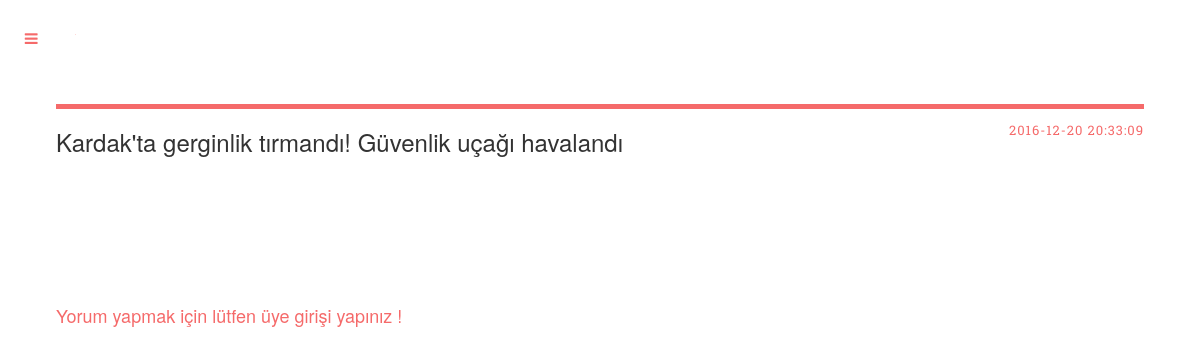
The app's page /home/icerikdetaysondakika/4 with its own data.
### tables this page shows
CREATE TABLE `sondakika` (
  `Id` int(11) NOT NULL AUTO_INCREMENT,
  `baslik` varchar(255) DEFAULT NULL,
  `keywords` varchar(255) DEFAULT NULL,
  `text` longtext,
  `img` varchar(255) DEFAULT '',
  `aciklama` longtext,
  `tarih` timestamp NULL DEFAULT CURRENT_TIMESTAMP,
  PRIMARY KEY (`Id`)
);

### application/controllers/Home.php (called while the page is built, shortened)
<?php
class Home extends CI_Controller {
        public function __construct()
        {
				$this->load->database();
				$this->load->helper(array('form','url'));
				$this->load->library("session");
				$this->load->model('main_Model');
				$this->load->model('Employee_m');
        }
		public function icerikdetaysondakika($Id)
		{
			$query = $this->db->get_where("sondakika",array("id"=>$Id));
	        $data['veri'] = $query->result();
	        $query = $this->db->get_where("sondakikayorumlar",array("haberId"=>$Id));
	        $data['sondakikayorum'] = $query->result();
			$this->load->view('icerik_detaysondakika',$data);
		}
}
?>

### index.php (called while the page is built, shortened)
<?php
require_once BASEPATH.'core/CodeIgniter.php';

### application/views/icerik_detaysondakika.php (the view, shortened to what this page needs)
<!DOCTYPE HTML>
<html>
	<head>
		<link rel="stylesheet" href="<?=base_url()?>assets/haberdetay/css/main.css" />
		  <link rel="stylesheet" href="https://maxcdn.bootstrapcdn.com/bootstrap/3.3.7/css/bootstrap.min.css">
	</head>
	<body>
			<div id="wrapper">
					<div id="main">
						<div class="inner">
								<header id="header">
								<ul class="icons">
									</ul>
								</header>
									<header class="main"><br>
										<h2><?=$veri[0]->baslik?><font size="2" color="#F56A6A"><div style="float: right;"><p><?=$veri[0]->tarih?></p></div></font></h2>
									</header>
									<section>
								</section>
									<?php
										if($this->session->userdata('logged_in'))
										{
									?>
										<h2>Yorum yaz</h2>
											<div id="respond">
											<form onsubmit="return validateForm()" id="myForm" action="<?=base_url()?>home/sondakikayorumkaydet/<?=$veri[0]->Id?>" method="POST" >
													<p>
													<textarea name="yorum" id="comment" cols="100%" rows="10"></textarea>
													<label for="comment" style="display:none;"><small>Comment (required)</small></label>
													</p>
													<p>
													<input name="submit" type="submit" id="submit" value="Yorum Yap" />
													&nbsp;
													</p>
											</form>
											</div>
									<?php
										} else {
									?>
										<font size="4" color="#F56A6A">Yorum yapmak için lütfen üye girişi yapınız !</font>
									<?php } ?>
						</div>
					</div>
			</div>
	</body>
</html>

### assets/haberdetay/css/main.css (style rules this page uses)
html, body, div, span, applet, object, iframe, h1, h2, h3, h4, h5, h6, p, blockquote, pre, a, abbr, acronym, address, big, cite, code, del, dfn, em, img, ins, kbd, q, s, samp, small, strike, strong, sub, sup, tt, var, b, u, i, center, dl, dt, dd, ol, ul, li, fieldset, form, label, legend, table, caption, tbody, tfoot, thead, tr, th, td, article, aside, canvas, details, embed, figure, figcaption, footer, header, hgroup, menu, nav, output, ruby, section, summary, time, mark, audio, video { margin: 0; padding: 0; border: 0; font-size: 100%; font: inherit; vertical-align: baseline; }
article, aside, details, figcaption, figure, footer, header, hgroup, menu, nav, section { display: block; }
body { line-height: 1; }
ol, ul { list-style: none; }
body { -webkit-text-size-adjust: none; }
*, *:before, *:after { -moz-box-sizing: border-box; -webkit-box-sizing: border-box; box-sizing: border-box; }
body { -ms-overflow-style: scrollbar; }
body { background: #ffffff; }
body, input, select, textarea { color: #7f888f; font-family: "Open Sans", sans-serif; font-size: 13pt; font-weight: 400; line-height: 1.65; }
@media screen and (max-width: 1680px) { body, input, select, textarea { font-size: 11pt; } }
@media screen and (max-width: 1280px) { body, input, select, textarea { font-size: 10pt; } }
p { margin: 0 0 2em 0; }
h1, h2, h3, h4, h5, h6 { color: #3d4449; font-family: "Roboto Slab", serif; font-weight: 700; line-height: 1.5; margin: 0 0 1em 0; }
h2 { font-size: 1.75em; }
header p { font-family: "Roboto Slab", serif; font-size: 1em; font-weight: 400; letter-spacing: 0.075em; margin-top: -0.5em; text-transform: uppercase; }
header.main > :last-child { margin: 0 0 1em 0; }
ul { list-style: disc; margin: 0 0 2em 0; padding-left: 1em; }
ul.icons { cursor: default; list-style: none; padding-left: 0; }
#wrapper { display: -moz-flex; display: -webkit-flex; display: -ms-flex; display: flex; -moz-flex-direction: row-reverse; -webkit-flex-direction: row-reverse; -ms-flex-direction: row-reverse; flex-direction: row-reverse; min-height: 100vh; }
#main { -moz-flex-grow: 1; -webkit-flex-grow: 1; -ms-flex-grow: 1; flex-grow: 1; -moz-flex-shrink: 1; -webkit-flex-shrink: 1; -ms-flex-shrink: 1; flex-shrink: 1; width: 100%; }
#main > .inner { padding: 0 6em 0.1em 6em ; margin: 0 auto; max-width: 110em; }
#main > .inner > section { padding: 6em 0 4em 0 ; border-top: solid 2px rgba(210, 215, 217, 0.75); }
#main > .inner > section:first-of-type { border-top: 0 !important; }
@media screen and (max-width: 1680px) { #main > .inner { padding: 0 5em 0.1em 5em ; } }
@media screen and (max-width: 1680px) { #main > .inner > section { padding: 5em 0 3em 0 ; } }
@media screen and (max-width: 1280px) { #main > .inner { padding: 0 4em 0.1em 4em ; } }
@media screen and (max-width: 1280px) { #main > .inner > section { padding: 4em 0 2em 0 ; } }
#header { display: -moz-flex; display: -webkit-flex; display: -ms-flex; display: flex; border-bottom: solid 5px #f56a6a; padding: 6em 0 1em 0; position: relative; }
#header > * { -moz-flex: 1; -webkit-flex: 1; -ms-flex: 1; flex: 1; margin-bottom: 0; }
#header .icons { text-align: right; }
@media screen and (max-width: 1680px) { #header { padding-top: 5em; } }

### application/views/icerik_detaysondakika.php (style rules this page uses)
body { font: 14px/20px 'Helvetica Neue', Helvetica, Arial, sans-serif; color: #333; }
h1, h2, h3 { font-weight: 400; }
h2 { font-size: 24px; }
section { padding: 30px 60px; }

### records on screen
sondakika: baslik "Kardak'ta gerginlik tırmandı! Güvenlik uçağı havalandı", tarih "2016-12-20 20:33:09"
